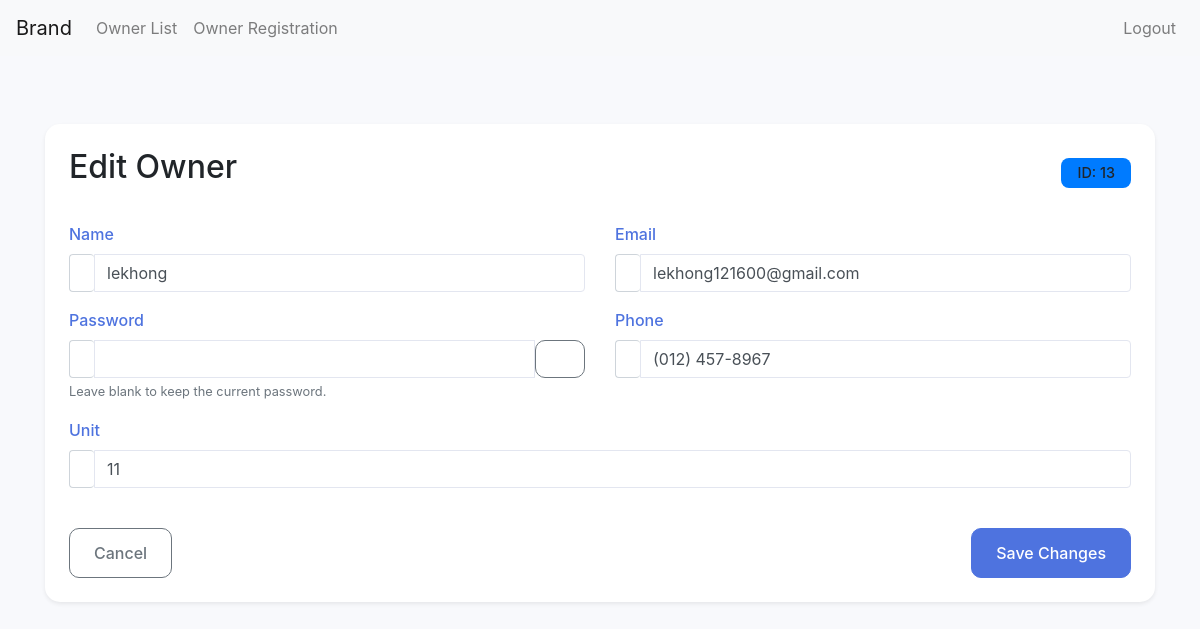
Page /admin/edit_owner.php?id=13 on the committed database.
### tables this page shows
CREATE TABLE `users` (
  `id` int(11) NOT NULL,
  `name` varchar(255) NOT NULL,
  `email` varchar(255) NOT NULL,
  `password` varchar(255) NOT NULL,
  `unit` varchar(255) DEFAULT NULL,
  `phone` varchar(255) DEFAULT NULL
);

### db.php (called while the page is built, shortened)
<?php
class Database {
    private $conn;
    public function __construct() {
        $server = "localhost";
        $username = "root";
        $password = "";
        $database = "visitor_system";
        $this->conn = mysqli_connect($server, $username, $password, $database);
    }
    public function getConnection() {
        return $this->conn;
    }
}

### OwnerController.php (called while the page is built, shortened)
<?php
include_once 'db.php';
class OwnerController {
    private $conn;
    public function __construct() {
        $db = new Database();
        $this->conn = $db->getConnection();
    }
    public function GetOwnerById($id) {
        $stmt = $this->conn->prepare("SELECT * FROM users WHERE id = ?");
        $stmt->bind_param("i", $id);
        $stmt->execute();
        $result = $stmt->get_result();
        $owner = $result->fetch_assoc();
        return $owner;
    }
}

### admin/edit_owner.php (the view, shortened to what this page needs)
<?php
include_once '../db.php';
include_once '../OwnerController.php';
if ($_SERVER['REQUEST_METHOD'] === 'POST') {
    $id = $_POST['id'];
    $name = $_POST['name'];
    $email = $_POST['email'];
    $password = $_POST['password'];
    $unit = $_POST['unit'];
    $phone = $_POST['phone'];
    $ownerController = new OwnerController();
    $result = $ownerController->OwenrModify($name, $email, $password, $unit, $phone, $id);
    if ($result) {
        header('Location: owner.php?msg=Owner updated successfully');
        exit;
    } else {
        $error = "Error updating owner.";
    }
} else {
    $id = $_GET['id'] ?? null;
    $ownerController = new OwnerController();
    $owner = $ownerController->GetOwnerById($id);
}
?>
<?php include_once('header.php'); ?>
<div class="edit-wrapper">
    <div class="container mt-5">
        <div class="card shadow-sm">
            <div class="card-body p-4">
                <div class="d-flex justify-content-between align-items-center mb-4">
                    <h2 class="card-title">
                        <i class="fas fa-user-edit me-2"></i>Edit Owner
                    </h2>
                    <span class="badge bg-primary">ID: <?php echo $owner['id']; ?></span>
                </div>
                <form action="edit_owner.php" method="POST" class="needs-validation" novalidate>
                    <div class="row g-3">
                        <div class="col-md-6">
                            <div class="form-group mb-3">
                                <label for="name">Name</label>
                                <div class="input-group">
                                    <span class="input-group-text"><i class="fas fa-user"></i></span>
                                    <input type="text" class="form-control" id="name" name="name"
                                           value="<?php echo htmlspecialchars($owner['name']); ?>" required>
                                </div>
                            </div>
                        </div>
                        <div class="col-md-6">
                            <div class="form-group mb-3">
                                <label for="email">Email</label>
                                <div class="input-group">
                                    <span class="input-group-text"><i class="fas fa-envelope"></i></span>
                                    <input type="email" class="form-control" id="email" name="email"
                                           value="<?php echo htmlspecialchars($owner['email']); ?>" required>
                                </div>
                            </div>
                        </div>
                        <div class="col-md-6">
                            <div class="form-group mb-3">
                                <label for="password">Password</label>
                                <div class="input-group">
                                    <span class="input-group-text"><i class="fas fa-lock"></i></span>
                                    <input type="password" class="form-control" id="password" name="password">
                                    <button class="btn btn-outline-secondary" type="button" onclick="togglePassword()">
                                    </button>
                                </div>
                                <small class="form-text text-muted">Leave blank to keep the current password.</small>
                            </div>
                        </div>
                        <div class="col-md-6">
                            <div class="form-group mb-3">
                                <label for="phone">Phone</label>
                                <div class="input-group">
                                    <span class="input-group-text"><i class="fas fa-phone"></i></span>
                                    <input type="text" class="form-control" id="phone" name="phone"
                                           value="<?php echo htmlspecialchars($owner['phone']); ?>" required>
                                </div>
                            </div>
                        </div>
                        <div class="col-md-12">
                            <div class="form-group mb-3">
                                <label for="unit">Unit</label>
                                <div class="input-group">
                                    <span class="input-group-text"><i class="fas fa-building"></i></span>
                                    <input type="text" class="form-control" id="unit" name="unit"
                                           value="<?php echo htmlspecialchars($owner['unit']); ?>" required>
                                </div>
                            </div>
                        </div>
                    </div>
                    <div class="d-flex justify-content-between mt-4">
                        <a href="owner.php" class="btn btn-outline-secondary">
                            <i class="fas fa-arrow-left me-2"></i>Cancel
                        </a>
                        <button type="submit" class="btn btn-primary">
                            <i class="fas fa-save me-2"></i>Save Changes
                        </button>
                    </div>
                </form>
            </div>
        </div>
    </div>
</div>
<?php include_once('../footer.php'); ?>

### admin/edit_owner.php (style rules this page uses)
.edit-wrapper { background: #f8f9fc; min-height: calc(100vh - 60px); padding: 20px; }
.card { border: none; border-radius: 15px; transition: all 0.3s ease; }
.form-group label { font-weight: 500; color: #4e73df; margin-bottom: 0.5rem; }
.input-group-text { background: transparent; border-right: none; color: #6c757d; }
.form-control { border-left: none; border: 1px solid #e3e6f0; padding: 0.75rem; transition: all 0.3s ease; }
.btn { padding: 0.75rem 1.5rem; border-radius: 10px; font-weight: 500; transition: all 0.3s ease; }
.btn-primary { background: #4e73df; border-color: #4e73df; }
.badge { padding: 0.5rem 1rem; border-radius: 8px; font-weight: 500; font-size: 0.9rem; }

### rows in the picture
users: id "13", name "lekhong", email "lekhong121600@gmail.com", phone "(012) 457-8967", unit "11"
